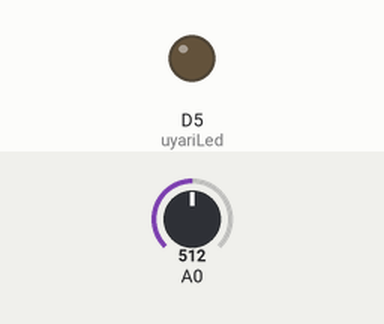
This sketch was run on a simulated ESP8266 (NodeMCU). On the bench: output pins drawn as LEDs (lit = HIGH). The test bench sets the inputs (shaded band); at power-on: A0 = 512. WiFi joins after 1.5 s; servers stay silent unless stated; what the sketch prints to the serial monitor is not drawn.

Above: at 0.1 s.
At 1.6 s:
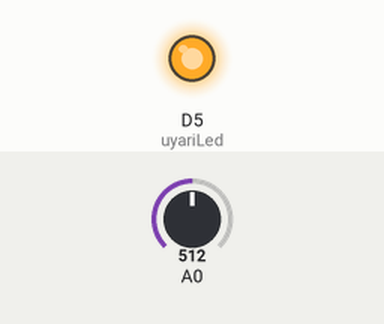
Timing chart, 0 to 3.1 s (numbered marks = the images above):
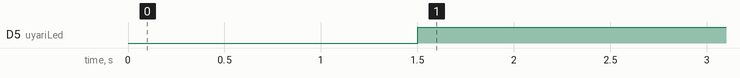

The sketch:

okulProjem.ino
```cpp
#include <ESP8266WiFi.h>
#include <WiFiClientSecure.h>
#include <UniversalTelegramBot.h>
#include <ArduinoJson.h>

const char* ssid = "TurkTelekom_CJZ9Y";
const char* password = "5B72cBeD5A816";

#define BOTtoken "1727865024:AAG1C8LFfI_-nNptL7svUrJcLKrL2hl451Y"
#define CHAT_ID "841540017"

WiFiClientSecure client;
UniversalTelegramBot bot(BOTtoken, client);

const int gazSensor = A0;
const int uyariLed=D5;

void setup() {
  Serial.begin(9600);
  client.setInsecure();
  pinMode(uyariLed,OUTPUT);
  Serial.print("Wifi baglaniyor! ");
  Serial.println(ssid);

  WiFi.mode(WIFI_STA);
  WiFi.begin(ssid, password);

  while (WiFi.status() != WL_CONNECTED) {
    Serial.print(".");
    delay(500);
  }

  Serial.println("");
  Serial.println("WiFi baglandi");
  Serial.print("IP adresi: ");
  Serial.println(WiFi.localIP());
}

void loop() {
  int gazDeger=analogRead(A0);
  Serial.println(gazDeger);
  if(gazDeger>250){
    digitalWrite(uyariLed,HIGH);
    bot.sendMessage(CHAT_ID, "Duman algilandi", "");
    Serial.println("Duman algilandi");
    delay(1000);
  }
  else
  {
    digitalWrite(uyariLed,LOW);
    }
}
```

Measured:
- by itself, D5 (uyariLed): LOW → HIGH at 1.5 s
